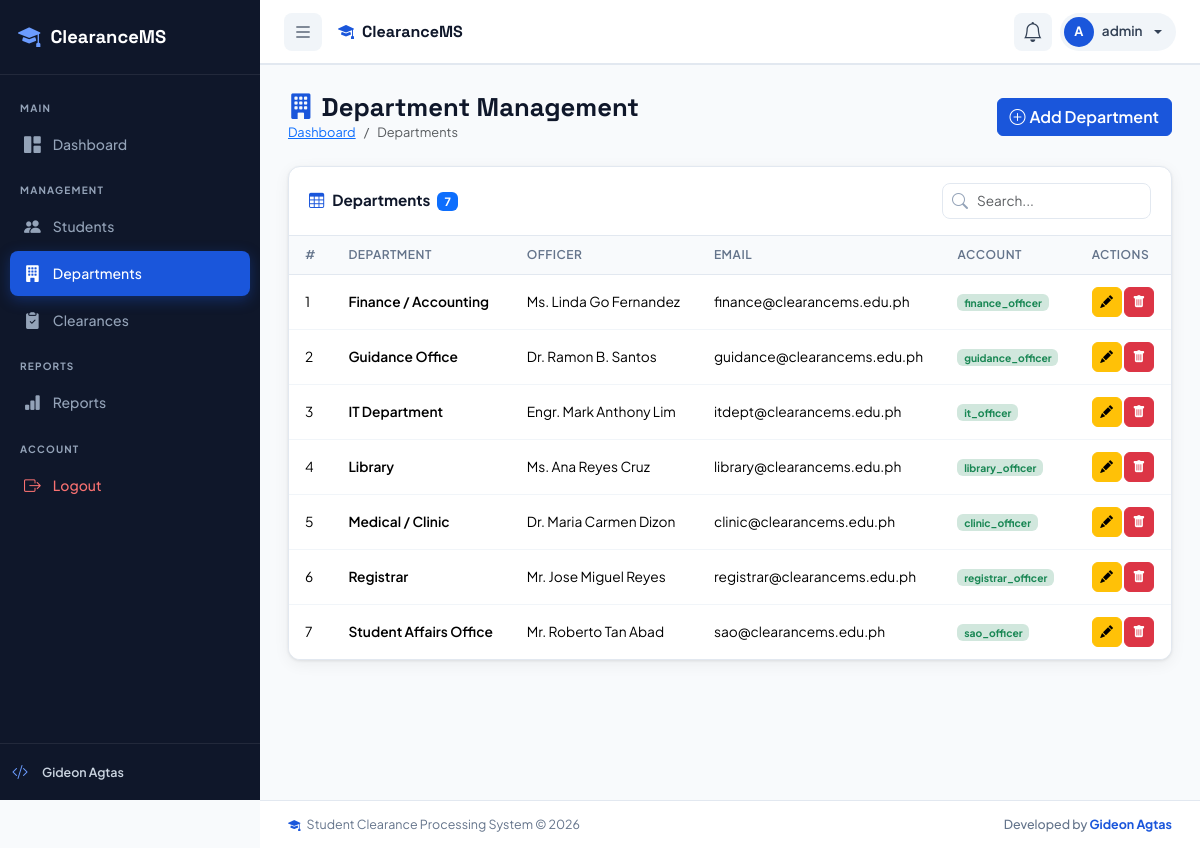
The page /departments/index.php (signed in) on the database its author committed.
### tables this page shows
CREATE TABLE IF NOT EXISTS departments (
    id INT AUTO_INCREMENT PRIMARY KEY,
    dept_name VARCHAR(150) NOT NULL,
    dept_code VARCHAR(20) NOT NULL,
    officer_name VARCHAR(150) NOT NULL,
    dept_email VARCHAR(150) NOT NULL,
    dept_description TEXT NULL,
    location VARCHAR(200) NULL,
    contact_number VARCHAR(20) NULL,
    user_id INT NULL,
    is_active TINYINT(1) DEFAULT 1,
    created_at TIMESTAMP DEFAULT CURRENT_TIMESTAMP,
    updated_at TIMESTAMP DEFAULT CURRENT_TIMESTAMP ON UPDATE CURRENT_TIMESTAMP,
    FOREIGN KEY (user_id) REFERENCES users(id) ON DELETE SET NULL
);

CREATE TABLE IF NOT EXISTS users (
    id INT AUTO_INCREMENT PRIMARY KEY,
    username VARCHAR(100) NOT NULL UNIQUE,
    email VARCHAR(150) NOT NULL UNIQUE,
    password VARCHAR(255) NOT NULL,
    role ENUM('admin', 'student', 'officer') NOT NULL DEFAULT 'student',
    full_name VARCHAR(200) NULL,
    phone VARCHAR(20) NULL,
    profile_photo VARCHAR(255) NULL,
    is_active TINYINT(1) DEFAULT 1,
    last_login TIMESTAMP NULL,
    created_at TIMESTAMP DEFAULT CURRENT_TIMESTAMP,
    updated_at TIMESTAMP DEFAULT CURRENT_TIMESTAMP ON UPDATE CURRENT_TIMESTAMP
);

### departments/index.php (the view, shortened to what this page needs)
<?php
require_once '../includes/db.php';
$depts = $conn->query("SELECT d.*, u.username FROM departments d LEFT JOIN users u ON u.id=d.user_id ORDER BY d.dept_name")->fetch_all(MYSQLI_ASSOC);
include '../includes/header.php';
?>
<div class="app-wrapper">
<?php include '../includes/sidebar.php'; ?>
<div class="main-content">
<div class="page-header d-flex align-items-center justify-content-between">
    <div>
        <h1><i class="bi bi-building-fill me-2 text-primary"></i>Department Management</h1>
        <nav aria-label="breadcrumb"><ol class="breadcrumb mb-0">
            <li class="breadcrumb-item"><a href="../dashboard.php">Dashboard</a></li>
            <li class="breadcrumb-item active">Departments</li>
        </ol></nav>
    </div>
    <button class="btn btn-primary" data-bs-toggle="modal" data-bs-target="#deptModal">
        <i class="bi bi-plus-circle me-1"></i>Add Department
    </button>
</div>
<div class="table-card">
    <div class="table-toolbar">
        <h5><i class="bi bi-table me-2 text-primary"></i>Departments <span class="badge bg-primary ms-1"><?= count($depts) ?></span></h5>
        <div class="ms-auto"><div class="search-box"><i class="bi bi-search"></i>
            <input type="text" id="tableSearch" class="form-control" placeholder="Search..."></div></div>
    </div>
    <div class="table-responsive">
        <table class="table" id="dataTable">
            <thead><tr><th>#</th><th>Department</th><th>Officer</th><th>Email</th><th>Account</th><th>Actions</th></tr></thead>
            <tbody>
            <?php foreach ($depts as $i => $d): ?>
            <tr>
                <td><?= $i+1 ?></td>
                <td><span class="fw-600"><?= htmlspecialchars($d['dept_name']) ?></span></td>
                <td><?= htmlspecialchars($d['officer_name']) ?></td>
                <td><?= htmlspecialchars($d['dept_email']) ?></td>
                <td><?= $d['username'] ? '<span class="badge bg-success-subtle text-success">'.htmlspecialchars($d['username']).'</span>' : '<span class="text-muted small">None</span>' ?></td>
                <td>
                    <a href="?edit=<?= $d['id'] ?>" class="btn btn-sm btn-warning btn-action"><i class="bi bi-pencil-fill"></i></a>
                    <a href="?delete=<?= $d['id'] ?>" class="btn btn-sm btn-danger btn-action btn-delete"><i class="bi bi-trash-fill"></i></a>
                </td>
            </tr>
            <?php endforeach; ?>
            </tbody>
        </table>
    </div>
</div>
<?php include '../includes/footer.php'; ?>

### css/style.css (style rules this page uses)
:root { --primary: #1a56db; --primary-dark: #1240a8; --primary-light: #e8f0fe; --primary-muted: #6B9CFF; --secondary: #f0f4ff; --accent: #0ea5e9; --success: #10b981; --warning: #f59e0b; --danger: #ef4444; --dark: #0f172a; --gray-50: #f8fafc; --gray-100: #f1f5f9; --gray-200: #e2e8f0; --gray-300: #cbd5e1; --gray-400: #94a3b8; --gray-500: #64748b; --gray-700: #334155; --gray-900: #0f172a; --sidebar-width: 260px; --sidebar-collapsed: 72px; --navbar-height: 64px; --radius: 12px; --radius-sm: 8px; --shadow: 0 1px 3px rgba(0,0,0,.08), 0 4px 16px rgba(0,0,0,.06); --shadow-lg: 0 10px 40px rgba(0,0,0,.12); }
*, *::before, *::after { box-sizing: border-box; }
body { font-family: 'Plus Jakarta Sans', sans-serif; background: var(--gray-50); color: var(--gray-700); margin: 0; padding: 0; }
.app-wrapper { display: flex; min-height: 100vh; }
.main-content { margin-left: var(--sidebar-width); margin-top: var(--navbar-height); flex: 1; padding: 28px; transition: margin-left .25s ease; min-height: calc(100vh - var(--navbar-height)); }
.page-header { margin-bottom: 24px; }
.page-header h1 { font-size: 1.6rem; font-weight: 800; color: var(--gray-900); margin: 0; font-family: 'Space Grotesk', sans-serif; }
.page-header .breadcrumb { font-size: .8rem; }
.table-card { background: #fff; border-radius: var(--radius); box-shadow: var(--shadow); border: 1px solid var(--gray-200); overflow: hidden; }
.table-toolbar { display: flex; align-items: center; gap: 10px; padding: 16px 20px; border-bottom: 1px solid var(--gray-200); flex-wrap: wrap; }
.table-toolbar h5 { margin: 0; font-weight: 700; font-size: .95rem; color: var(--gray-900); }
.search-box { position: relative; }
.search-box input { padding-left: 34px; border-radius: var(--radius-sm); border: 1px solid var(--gray-200); font-size: .85rem; height: 36px; }
.search-box i { position: absolute; left: 10px; top: 50%; transform: translateY(-50%); color: var(--gray-400); }
.table { margin: 0; font-size: .86rem; }
.table thead th { background: var(--gray-50); color: var(--gray-500); font-weight: 600; font-size: .75rem; text-transform: uppercase; letter-spacing: .5px; border-bottom: 1px solid var(--gray-200); padding: 10px 16px; }
.table tbody td { padding: 12px 16px; vertical-align: middle; border-bottom: 1px solid var(--gray-100); }
.table tbody tr:last-child td { border-bottom: none; }
.btn-primary { background: var(--primary); border-color: var(--primary); font-weight: 600; }
.btn-sm { font-size: .78rem; padding: 4px 10px; border-radius: 6px; }
.btn-action { width: 30px; height: 30px; padding: 0; display: inline-flex; align-items: center; justify-content: center; border-radius: 6px; font-size: .8rem; }
.form-control, .form-select { border-radius: var(--radius-sm); border: 1px solid var(--gray-200); font-size: .88rem; }
.fw-600 { font-weight: 600; }
.text-primary { color: var(--primary) !important; }

### rows shown on the page
departments: dept_name "Finance / Accounting", officer_name "Ms. Linda Go Fernandez", dept_email "finance@clearancems.edu.ph", user.username "finance_officer"
departments: dept_name "Guidance Office", officer_name "Dr. Ramon B. Santos", dept_email "guidance@clearancems.edu.ph", user.username "guidance_officer"
departments: dept_name "IT Department", officer_name "Engr. Mark Anthony Lim", dept_email "itdept@clearancems.edu.ph", user.username "it_officer"
departments: dept_name "Library", officer_name "Ms. Ana Reyes Cruz", dept_email "library@clearancems.edu.ph", user.username "library_officer"
departments: dept_name "Medical / Clinic", officer_name "Dr. Maria Carmen Dizon", dept_email "clinic@clearancems.edu.ph", user.username "clinic_officer"
departments: dept_name "Registrar", officer_name "Mr. Jose Miguel Reyes", dept_email "registrar@clearancems.edu.ph", user.username "registrar_officer"
departments: dept_name "Student Affairs Office", officer_name "Mr. Roberto Tan Abad", dept_email "sao@clearancems.edu.ph", user.username "sao_officer"

### other values the page prints
substr($username, 0, 1) "A"
$username "admin"
count($depts) "7"
